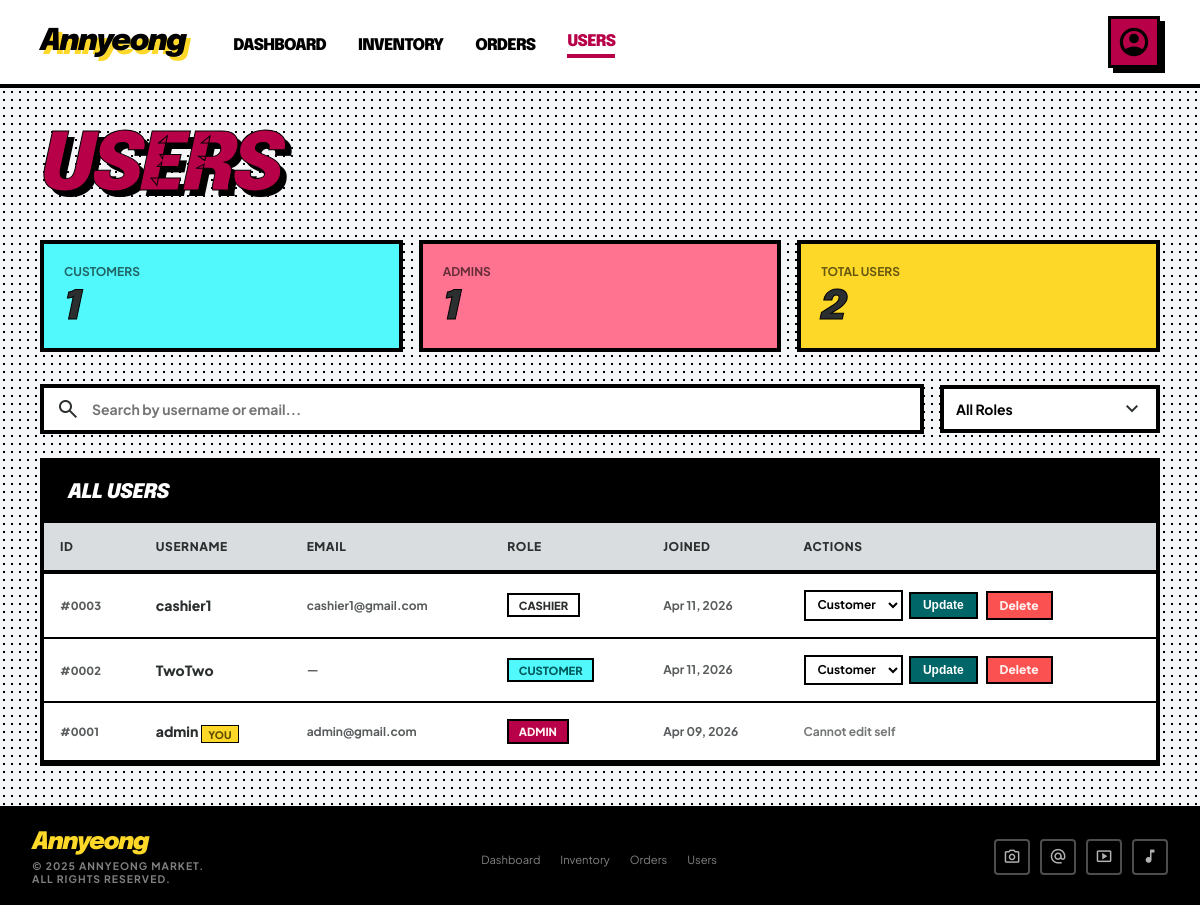
Page /usersMng.php (signed in) on the committed database.
### tables this page shows
CREATE TABLE `users` (
  `id` int(11) NOT NULL,
  `username` varchar(50) NOT NULL,
  `email` varchar(100) NOT NULL,
  `password` varchar(255) NOT NULL,
  `address` text DEFAULT NULL,
  `role` enum('admin','cashier','customer') DEFAULT 'customer',
  `created_at` timestamp NOT NULL DEFAULT current_timestamp()
);

### usersMng.php (the view, shortened to what this page needs)
<?php
$search     = isset($_GET['search'])  ? mysqli_real_escape_string($con, trim($_GET['search']))  : '';
$where = "WHERE 1=1";
$users_result = mysqli_query($con, "SELECT * FROM users $where ORDER BY created_at DESC");
$total_users = mysqli_fetch_row(mysqli_query($con, "SELECT COUNT(*) FROM users WHERE role='customer'"))[0];
$total_admins = mysqli_fetch_row(mysqli_query($con, "SELECT COUNT(*) FROM users WHERE role='admin'"))[0];
?>
<!DOCTYPE html>
<html lang="en">
<head>
</head>
<body>
<header>
  <div class="header-inner">
    <div class="header-left-group">
      <a href="dashboard.php" class="logo">Annyeong</a>
      <nav>
        <a href="dashboard.php">Dashboard</a>
        <a href="inventoryMng.php">Inventory</a>
        <a href="orderMng.php">Orders</a>
        <a href="usersMng.php" class="active">Users</a>
      </nav>
    </div>
    <div class="profile-trigger-wrap">
      <a href="#" class="profile-trigger" onclick="toggleDropdown(event)">
        <span class="material-symbols-outlined">account_circle</span>
      </a>
    </div>
  </div>
</header>
<main>
  <h1 class="page-title">Users</h1>
  <div class="metrics-grid">
    <div class="metric-card teal">
      <div class="metric-label">Customers</div>
      <div class="metric-value"><?php echo $total_users; ?></div>
    </div>
    <div class="metric-card pink">
      <div class="metric-label">Admins</div>
      <div class="metric-value"><?php echo $total_admins; ?></div>
    </div>
    <div class="metric-card yellow">
      <div class="metric-label">Total Users</div>
      <div class="metric-value"><?php echo $total_users + $total_admins; ?></div>
    </div>
  </div>
  <form method="GET" action="usersMng.php" class="search-bar">
    <div class="search-wrap">
      <input type="text" name="search" placeholder="Search by username or email..." value="<?php echo htmlspecialchars($search); ?>"/>
      <span class="material-symbols-outlined search-icon">search</span>
    </div>
    <div class="filter-wrap">
     <select name="role_filter" onchange="this.form.submit()">
        <option value="">All Roles</option>
      </select>
    </div>
  </form>
  <div class="table-wrap">
    <div class="section-title">All Users</div>
    <table>
      <thead>
        <tr>
          <th>ID</th>
          <th>Username</th>
          <th>Email</th>
          <th>Role</th>
          <th>Joined</th>
          <th>Actions</th>
        </tr>
      </thead>
      <tbody>
        <?php if ($users_result && mysqli_num_rows($users_result) > 0):
          while ($u = mysqli_fetch_assoc($users_result)):
        ?>
        <tr>
          <td class="user-id">#<?php echo str_pad($u['id'], 4, '0', STR_PAD_LEFT); ?></td>
          <td>
            <span class="user-name"><?php echo htmlspecialchars($u['username']); ?></span>
            <?php if ($u['id'] == $_SESSION['user_id']): ?>
            <span class="you-badge">YOU</span>
            <?php endif; ?>
          </td>
          <td class="user-email"><?php echo htmlspecialchars($u['email'] ?: '—'); ?></td>
          <td><span class="badge badge-<?php echo $u['role']; ?>"><?php echo strtoupper($u['role']); ?></span></td>
          <td class="ts"><?php echo date('M d, Y', strtotime($u['created_at'])); ?></td>
          <td>
            <div class="action-cell">
              <?php if ($u['id'] != $_SESSION['user_id']): ?>
              <form method="POST" action="usersMng.php" class="role-form" style="display:flex;gap:0.4rem;align-items:center;">
                <select name="role">
                  <option value="customer" <?php echo $u['role']==='customer' ? 'selected':''; ?>>Customer</option>
                </select>
                <button type="submit" class="btn-update">Update</button>
              </form>
              <a href="usersMng.php?delete=<?php echo $u['id']; ?>"
                 class="btn-delete"
                 onclick="return confirm('Delete user <?php echo addslashes($u['username']); ?>?')">
                Delete
              </a>
              <?php else: ?>
              <span style="font-size:0.75rem;font-weight:700;color:var(--outline);">Cannot edit self</span>
              <?php endif; ?>
            </div>
          </td>
        </tr>
        <?php endwhile;
        else: ?>
        <tr><td colspan="6" class="no-users">No users found.</td></tr>
        <?php endif; ?>
      </tbody>
    </table>
  </div>
</main>
<footer>
  <div class="footer-brand">
    <span class="footer-brand-name">Annyeong</span>
    <span class="footer-rights">© 2025 Annyeong Market.<br/>All rights reserved.</span>
  </div>
  <ul class="footer-links">
    <li><a href="dashboard.php">Dashboard</a></li>
    <li><a href="inventoryMng.php">Inventory</a></li>
    <li><a href="orderMng.php">Orders</a></li>
    <li><a href="usersMng.php">Users</a></li>
  </ul>
  <div class="footer-socials">
    <a href="#" class="social-icon"><span class="material-symbols-outlined">photo_camera</span></a>
    <a href="#" class="social-icon"><span class="material-symbols-outlined">alternate_email</span></a>
    <a href="#" class="social-icon"><span class="material-symbols-outlined">smart_display</span></a>
    <a href="#" class="social-icon"><span class="material-symbols-outlined">music_note</span></a>
  </div>
</footer>
</body>
</html>

### rows in the picture
users: id "0003", username "cashier1", email "cashier1@gmail.com", role "CASHIER", created_at "Apr 11, 2026"
users: id "0002", username "TwoTwo", email "—", role "CUSTOMER", created_at "Apr 11, 2026", role "Customer"
users: id "0001", username "admin", shows "YOU", email "admin@gmail.com", role "ADMIN", created_at "Apr 09, 2026", shows "Cannot edit self"

### other values in the picture
$total_users "1"
$total_admins "1"
$total_users + $total_admins "2"
